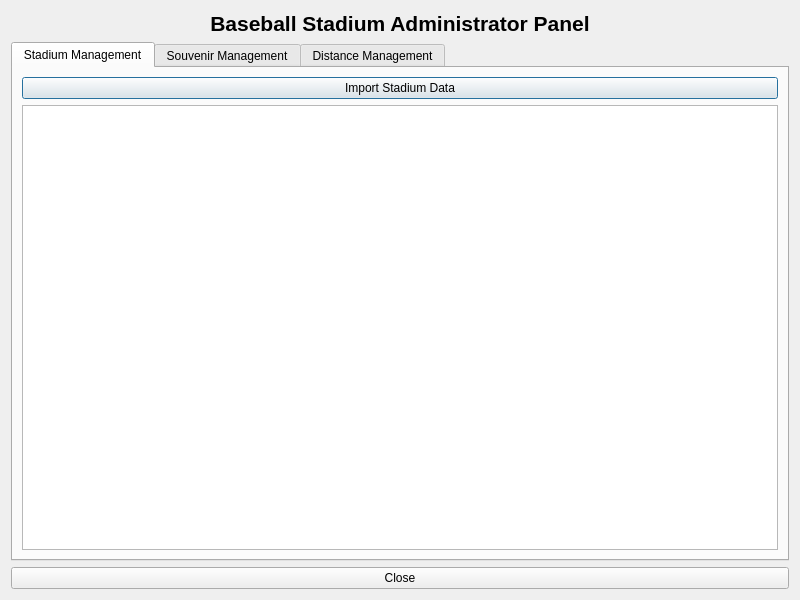
<?xml version="1.0" encoding="UTF-8"?>
<ui version="4.0">
 <class>AdminPanel</class>
 <widget class="QDialog" name="AdminPanel">
  <property name="geometry">
   <rect>
    <x>0</x>
    <y>0</y>
    <width>800</width>
    <height>600</height>
   </rect>
  </property>
  <property name="windowTitle">
   <string>Admin Panel</string>
  </property>
  <layout class="QVBoxLayout" name="verticalLayout">
   <item>
    <widget class="QLabel" name="titleLabel">
     <property name="font">
      <font>
       <pointsize>16</pointsize>
       <bold>true</bold>
      </font>
     </property>
     <property name="text">
      <string>Baseball Stadium Administrator Panel</string>
     </property>
     <property name="alignment">
      <set>Qt::AlignCenter</set>
     </property>
    </widget>
   </item>
   <item>
    <widget class="QTabWidget" name="tabWidget">
     <property name="currentIndex">
      <number>0</number>
     </property>
     <widget class="QWidget" name="stadiumTab">
      <attribute name="title">
       <string>Stadium Management</string>
      </attribute>
      <layout class="QVBoxLayout" name="verticalLayout_2">
       <item>
        <widget class="QPushButton" name="importStadiumButton">
         <property name="text">
          <string>Import Stadium Data</string>
         </property>
        </widget>
       </item>
       <item>
        <widget class="QTableWidget" name="stadiumTable"/>
       </item>
      </layout>
     </widget>
     <widget class="QWidget" name="souvenirTab">
      <attribute name="title">
       <string>Souvenir Management</string>
      </attribute>
      <layout class="QVBoxLayout" name="verticalLayout_3">
       <item>
        <layout class="QHBoxLayout" name="horizontalLayout">
         <item>
          <widget class="QLabel" name="label">
           <property name="text">
            <string>Select Team:</string>
           </property>
          </widget>
         </item>
         <item>
          <widget class="QComboBox" name="teamComboBox"/>
         </item>
        </layout>
       </item>
       <item>
        <widget class="QTableWidget" name="souvenirTable"/>
       </item>
       <item>
        <layout class="QHBoxLayout" name="horizontalLayout_2">
         <item>
          <widget class="QPushButton" name="addSouvenirButton">
           <property name="text">
            <string>Add Souvenir</string>
           </property>
          </widget>
         </item>
         <item>
          <widget class="QPushButton" name="editSouvenirButton">
           <property name="text">
            <string>Edit Selected</string>
           </property>
          </widget>
         </item>
         <item>
          <widget class="QPushButton" name="deleteSouvenirButton">
           <property name="text">
            <string>Delete Selected</string>
           </property>
          </widget>
         </item>
        </layout>
       </item>
      </layout>
     </widget>
     <widget class="QWidget" name="distanceTab">
      <attribute name="title">
       <string>Distance Management</string>
      </attribute>
      <layout class="QVBoxLayout" name="verticalLayout_4">
       <item>
        <widget class="QTableWidget" name="distanceTable">
         <column>
          <property name="text">
           <string>From Stadium</string>
          </property>
         </column>
         <column>
          <property name="text">
           <string>To Stadium</string>
          </property>
         </column>
         <column>
          <property name="text">
           <string>Distance (miles)</string>
          </property>
         </column>
        </widget>
       </item>
       <item>
        <widget class="QPushButton" name="importDistancesButton">
         <property name="text">
          <string>Import Distances CSV</string>
         </property>
        </widget>
       </item>
      </layout>
     </widget>
    </widget>
   </item>
   <item>
    <widget class="QPushButton" name="closeButton">
     <property name="text">
      <string>Close</string>
     </property>
    </widget>
   </item>
  </layout>
 </widget>
 <resources/>
 <connections/>
</ui> 
